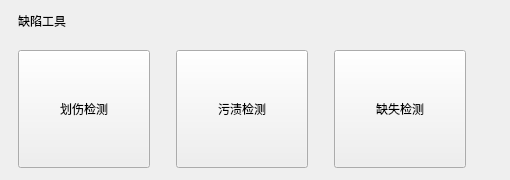
              <widget class="QFrame" name="defectCategoryFrame">
               <property name="frameShape">
                <enum>QFrame::NoFrame</enum>
               </property>
               <property name="toolCategory" stdset="0">
                <bool>true</bool>
               </property>
               <layout class="QGridLayout" name="gridLayout_defectCategoryFrame">
                <property name="leftMargin">
                 <number>18</number>
                </property>
                <property name="topMargin">
                 <number>12</number>
                </property>
                <property name="rightMargin">
                 <number>18</number>
                </property>
                <property name="bottomMargin">
                 <number>12</number>
                </property>
                <property name="horizontalSpacing">
                 <number>26</number>
                </property>
                <property name="verticalSpacing">
                 <number>20</number>
                </property>
                <item row="0" column="0" colspan="4">
                 <widget class="QLabel" name="defectCategoryFrameTitleLabel">
                  <property name="text">
                   <string>缺陷工具</string>
                  </property>
                  <property name="categoryTitle" stdset="0">
                   <bool>true</bool>
                  </property>
                 </widget>
                </item>
                <item row="1" column="0">
                 <widget class="QToolButton" name="scratchDefectButton">
                  <property name="minimumSize">
                   <size>
                    <width>132</width>
                    <height>118</height>
                   </size>
                  </property>
                  <property name="text">
                   <string>划伤检测</string>
                  </property>
                  <property name="icon">
                   <iconset resource="../resources/resources.qrc">
                    <normaloff>:/icons/eye.svg</normaloff>:/icons/eye.svg</iconset>
                  </property>
                  <property name="iconSize">
                   <size>
                    <width>46</width>
                    <height>46</height>
                   </size>
                  </property>
                  <property name="toolButtonStyle">
                   <enum>Qt::ToolButtonTextUnderIcon</enum>
                  </property>
                  <property name="toolCard" stdset="0">
                   <bool>true</bool>
                  </property>
                 </widget>
                </item>
                <item row="1" column="1">
                 <widget class="QToolButton" name="stainDefectButton">
                  <property name="minimumSize">
                   <size>
                    <width>132</width>
                    <height>118</height>
                   </size>
                  </property>
                  <property name="text">
                   <string>污渍检测</string>
                  </property>
                  <property name="icon">
                   <iconset resource="../resources/resources.qrc">
                    <normaloff>:/icons/eye.svg</normaloff>:/icons/eye.svg</iconset>
                  </property>
                  <property name="iconSize">
                   <size>
                    <width>46</width>
                    <height>46</height>
                   </size>
                  </property>
                  <property name="toolButtonStyle">
                   <enum>Qt::ToolButtonTextUnderIcon</enum>
                  </property>
                  <property name="toolCard" stdset="0">
                   <bool>true</bool>
                  </property>
                 </widget>
                </item>
                <item row="1" column="2">
                 <widget class="QToolButton" name="missingDefectButton">
                  <property name="minimumSize">
                   <size>
                    <width>132</width>
                    <height>118</height>
                   </size>
                  </property>
                  <property name="text">
                   <string>缺失检测</string>
                  </property>
                  <property name="icon">
                   <iconset resource="../resources/resources.qrc">
                    <normaloff>:/icons/eye.svg</normaloff>:/icons/eye.svg</iconset>
                  </property>
                  <property name="iconSize">
                   <size>
                    <width>46</width>
                    <height>46</height>
                   </size>
                  </property>
                  <property name="toolButtonStyle">
                   <enum>Qt::ToolButtonTextUnderIcon</enum>
                  </property>
                  <property name="toolCard" stdset="0">
                   <bool>true</bool>
                  </property>
                 </widget>
                </item>
               </layout>
              </widget>
